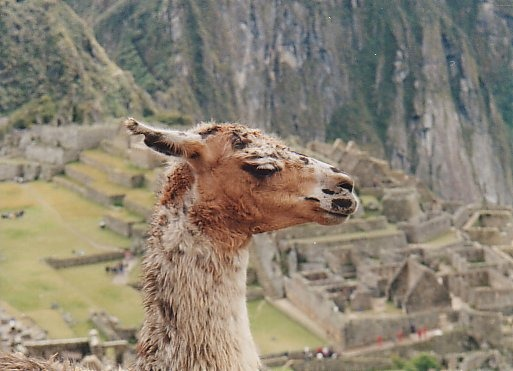
#> input picture images/llama.jpg, 513 x 371 px
$ jupyter execute --allow-errors grabcut.ipynb
#> lines starting #> are read from the running program, lines starting #| are printed output that depends on the picture
# GrabCut

The code below takes an input image and follows these steps:
- It requires a bounding box to be drawn by the user to roughly segment out the foreground pixels
- It runs an initial min-cut optimization using the provided annotation
- The result of this optimization gives an initial segmentation
- To further refine this segmentation, the user provides two kinds of strokes to aid the optimization
    - strokes on the background pixels
    - strokes on the foreground pixels
- The algorithm now utilizes this to refine the original segmentation

[cell 1]
import numpy as np
import cv2
import matplotlib.pyplot as plt
from sklearn.mixture import GaussianMixture
import networkx as nx
from networkx.algorithms.flow import shortest_augmenting_path

[cell 2]
class EventHandler:
    """
    Class for handling user input during segmentation iterations
    """

    def __init__(self, flags, img, _mask, colors):

        self.FLAGS = flags
        self.ix = -1
        self.iy = -1
        self.img = img
        self.img2 = self.img.copy()
        self._mask = _mask
        self.COLORS = colors

    @property
    def image(self):
        return self.img

    @image.setter
    def image(self, img):
        self.img = img

    @property
    def mask(self):
        return self._mask

    @mask.setter
    def mask(self, _mask):
        self._mask = _mask

    @property
    def flags(self):
        return self.FLAGS

    @flags.setter
    def flags(self, flags):
        self.FLAGS = flags

    # [46 lines left out: function handler, not called in this run]

[cell 3]
def run(filename, itr, n, fet):
    """
    Main loop that implements GrabCut.

    Input
    -----
    filename (str) : Path to image
    """

    COLORS = {
    'BLACK' : [0,0,0],
    'RED'   : [0, 0, 255],
    'GREEN' : [0, 255, 0],
    'BLUE'  : [255, 0, 0],
    'WHITE' : [255,255,255]
    }

    DRAW_BG = {'color' : COLORS['BLACK'], 'val' : 0}
    DRAW_FG = {'color' : COLORS['WHITE'], 'val' : 1}

    FLAGS = {
        'RECT' : (0, 0, 1, 1),
        'DRAW_STROKE': False,         # flag for drawing strokes
        'DRAW_RECT' : False,          # flag for drawing rectangle
        'rect_over' : False,          # flag to check if rectangle is  drawn
        'rect_or_mask' : -1,          # flag for selecting rectangle or stroke mode
        'value' : DRAW_FG,            # drawing strokes initialized to mark foreground
    }

    img = cv2.imread(filename)
    img = cv2.resize(img, (0, 0), fx=0.3, fy=0.3)
    img2 = img.copy()
    im = img.copy()
    mask = np.zeros(img.shape[:2], dtype = np.uint8) # mask is a binary array with : 0 - background pixels
                                                     #                               1 - foreground pixels
    output = np.zeros(img.shape, np.uint8)           # output image to be shown
    X, Y = img.shape[:2]
    gamma=50

    # Input and segmentation windows
    cv2.namedWindow('Input Image')
    cv2.namedWindow('Segmented output')

    EventObj = EventHandler(FLAGS, img, mask, COLORS)
    cv2.setMouseCallback('Input Image', EventObj.handler)
    cv2.moveWindow('Input Image', img.shape[1] + 10, 90)

    prev_mask=np.zeros(img.shape[:2], dtype = np.uint8)
    orig_mask=np.zeros(img.shape[:2], dtype = np.uint8)

    neighbors4=[
        [-1, 0],
        [0, -1],
        [1, 0],
        [0, 1]
    ]

    neighbors8=[
        [-1, 0],
        [0, -1],
        [1, 0],
        [0, 1],
        [-1, -1],
        [-1, 1],
        [1, -1],
        [1, 1]
    ]

    if n==4:
        nghbr=neighbors4[:]
    else:
        nghbr=neighbors8[:]

    beta=get_beta(img, X, Y, nghbr)

    while(1):

        img = EventObj.image
        mask = EventObj.mask
        FLAGS = EventObj.flags
        cv2.imshow('Segmented output', output)
        cv2.imshow('Input Image', img)

        k = cv2.waitKey(1)

        # key bindings
        if k == 27:
            # esc to exit
            break

        elif k == ord('0'):
            # Strokes for background
            FLAGS['value'] = DRAW_BG

        elif k == ord('1'):
            # FG drawing
            FLAGS['value'] = DRAW_FG

        elif k == ord('r'):
            # reset everything
            FLAGS['RECT'] = (0, 0, 1, 1)
            FLAGS['DRAW_STROKE'] = False
            FLAGS['DRAW_RECT'] = False
            FLAGS['rect_or_mask'] = -1
            FLAGS['rect_over'] = False
            FLAGS['value'] = DRAW_FG
            img = img2.copy()
            mask = np.zeros(img.shape[:2], dtype = np.uint8)
            EventObj.image = img
            EventObj.mask = mask
            output = np.zeros(img.shape, np.uint8)

        elif k == ord('s'):
            #im=cv2.hconcat([img, output])
            im=cv2.cvtColor(im, cv2.COLOR_BGR2RGB)
            im=cv2.resize(im, (0, 0), fx=2, fy=2)
            plt.figure(figsize=[20, 20])
            plt.imshow(im)
            plt.show()

        elif k == 13:
            im=img
            x, y, w, h=EventObj.FLAGS['RECT']
            if EventObj.FLAGS['rect_or_mask']==0:
                #print("Taking Rectangle Input.")
                temp_mask=np.zeros((X, Y))
                tu=np.ones((h, w))
                temp_mask[y:y+h, x:x+w]=tu
                orig_mask=temp_mask
            else:
                #print("Taking Stroke Input.")
                temp_mask=EventObj.mask

            for it in range(itr):
                #print("Iteration:", it+1)
                grph=nx.Graph()
                grph.add_node("bg")
                grph.add_node("fg")

                GMM1=GaussianMixture(n_components=fet)
                GMM2=GaussianMixture(n_components=fet)

                l1=[]
                l2=[]
                for i in range(X):
                    for j in range(Y):
                        grph.add_node((i, j))
                        if temp_mask[i][j]==1:
                            l1.append(img2[i][j])
                        else:
                            l2.append(img2[i][j])
                #print("Fitting GMMs")
                #print("Foreground:", len(l1), "Background:", len(l2))

                GMM1.fit(l1)
                GMM2.fit(l2)

                GMM=[GMM1, GMM2]
                l=[l1, l2]
                #print("Binary Segmentation")
                if EventObj.FLAGS['rect_or_mask']==0:
                    reachable=binary_segmentation(img2, temp_mask, orig_mask, GMM, l, beta, nghbr, grph, X, Y, gamma)
                else:
                    if FLAGS['value'] == DRAW_FG:
                        reachable=binary_segmentation(img2, temp_mask, orig_mask, GMM, l, beta, nghbr, grph, X, Y, gamma, True, prev_mask, True)
                    else:
                        reachable=binary_segmentation(img2, temp_mask, orig_mask, GMM, l, beta, nghbr, grph, X, Y, gamma, True, prev_mask)
                #print("Updating Mask")
                f=0
                temp_mask1=np.zeros((X, Y))
                for item in reachable:
                    if item!="bg":
                        temp_mask1[item[0]][item[1]]=1
                        f=1
                if f==1:
                    temp_mask=temp_mask1

                mask2 = np.where((temp_mask == 1), 255, 0).astype('uint8')
                x = cv2.bitwise_and(img2, img2, mask = mask2)
                im = cv2.hconcat([im, x])
            mask=temp_mask
            print("Iterations Completed.")

        EventObj.flags = FLAGS
        EventObj.mask=mask
        prev_mask=mask
        mask2 = np.where((mask == 1), 255, 0).astype('uint8')
        output = cv2.bitwise_and(img2, img2, mask = mask2)

### Functions to compute Beta and also get the actual Minimum Cut from the Graph

[cell 4]
def get_beta(img, X, Y, neighbors):
    beta=0
    num_ed=0
    for i in range(X):
        for j in range(Y):
            for ne in neighbors:
                i_ne, j_ne=ne
                dif=0
                if (i+i_ne>=0 and i+i_ne<X) and (j+j_ne>=0 and j+j_ne<Y):
                    dif=img[i][j]-img[i+i_ne][j+j_ne]
                    dif=dif**2
                    dif=np.sum(dif)
                    num_ed+=1
                beta+=dif
    beta=num_ed/(2*beta)
    return(beta)

# [55 lines left out: function binary_segmentation, not called in this run]

[cell 5]
def grabcut(filename, itr, ngh, c):
    run(filename, itr, ngh, c)
    cv2.destroyAllWindows()

## Testing with iterations upto 5, neighbors=4, GMM components=2

[cell 6]
grabcut('../images/llama.jpg', 5, 4, 2)
#> in run, img is the input picture: shape (371, 513, 3); mean B, G, R 114.9, 130.7, 139.5
#> in run, `img = cv2.resize(img, (0, 0), fx=0.3, fy=0.3)`:
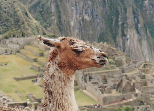
#> img: shape (111, 154, 3); mean B, G, R 114.9, 130.6, 139.5
#> in __init__, `self._mask = _mask`: self._mask: shape (111, 154); every value is 0
#> after the loop in get_beta, `for i in range(X):`: beta = 14363948; num_ed = 67846
#> in get_beta, `beta=num_ed/(2*beta)`: beta = 0.00236
#> in run, `FLAGS = EventObj.flags`: FLAGS = 6 items
#> (key Esc is pressed here)

#> (a cell that did not finish here is left out)

#> call 2 of run, with filename = '../images/person1.jpg', itr = 5, n = 4, fet = 2
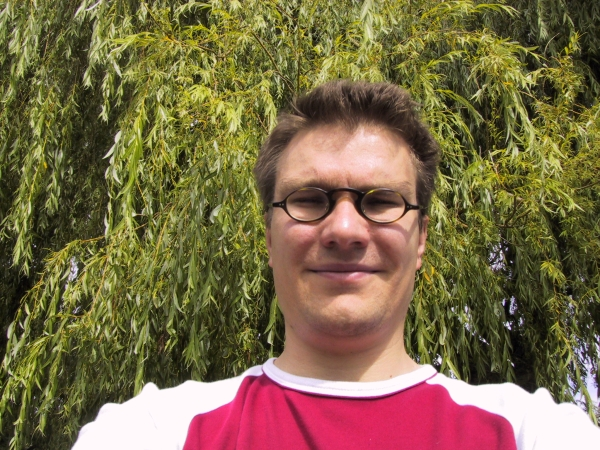
#> input picture images/person1.jpg, 600 x 450 px
#> in run, img is the input picture: shape (450, 600, 3); mean B, G, R 71.1, 105.5, 123.5
#> in run (call 2), `img = cv2.resize(img, (0, 0), fx=0.3, fy=0.3)`:
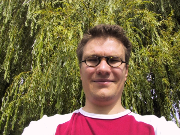
#> img: shape (135, 180, 3); mean B, G, R 71.1, 105.5, 123.5
#> in __init__ (call 2), `self._mask = _mask`: self._mask: shape (135, 180); every value is 0
#> in run (call 2), `beta=get_beta(img, X, Y, nghbr)`: beta = 0.00204
#> (key Enter is pressed here)
#> in run (call 2), `x, y, w, h=EventObj.FLAGS['RECT']`: x = 0; w = 1

[cell 8]
grabcut('../images/sheep.jpg', 5, 4, 2)
#> call 3 of run, with filename = '../images/sheep.jpg', itr = 5, n = 4, fet = 2
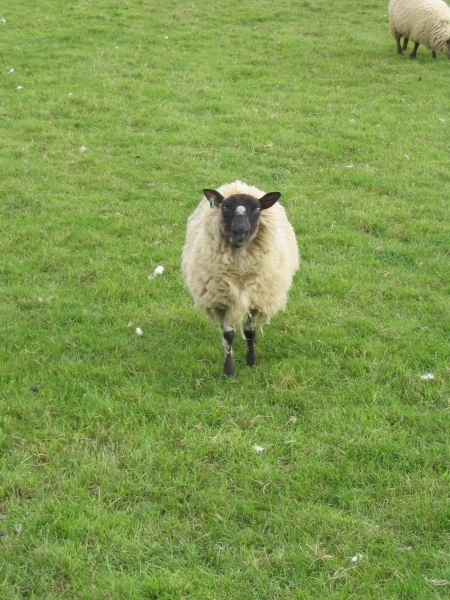
#> input picture images/sheep.jpg, 450 x 600 px
#> in run, img is the input picture: shape (600, 450, 3); mean B, G, R 77.4, 154.4, 127.6
#> in run (call 3), `img = cv2.resize(img, (0, 0), fx=0.3, fy=0.3)`:
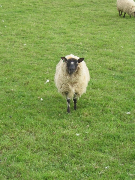
#> img: shape (180, 135, 3); mean B, G, R 77.3, 154.3, 127.5
#> in __init__ (call 3), `self._mask = _mask`: self._mask: shape (180, 135); every value is 0
#> in run (call 3), `beta=get_beta(img, X, Y, nghbr)`: beta = 0.00219
#> in flags, `self.FLAGS = flags`: self.FLAGS = 6 items

#> (a cell that did not finish here is left out)

#> call 4 of run, with filename = '../images/memorial.jpg', itr = 5, n = 4, fet = 2
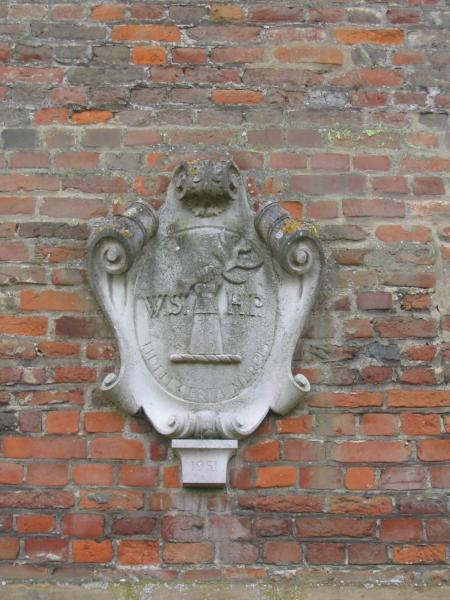
#> input picture images/memorial.jpg, 450 x 600 px
#> in run, img is the input picture: shape (600, 450, 3); mean B, G, R 115.1, 125.3, 141.3
#> in run (call 4), `img = cv2.resize(img, (0, 0), fx=0.3, fy=0.3)`:
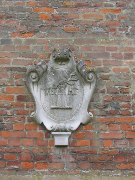
#> img: shape (180, 135, 3); mean B, G, R 115.1, 125.3, 141.3
#> in run (call 4), `beta=get_beta(img, X, Y, nghbr)`: beta = 0.00242

[cell 10]
grabcut('../images/person2.jpg', 5, 4, 2)
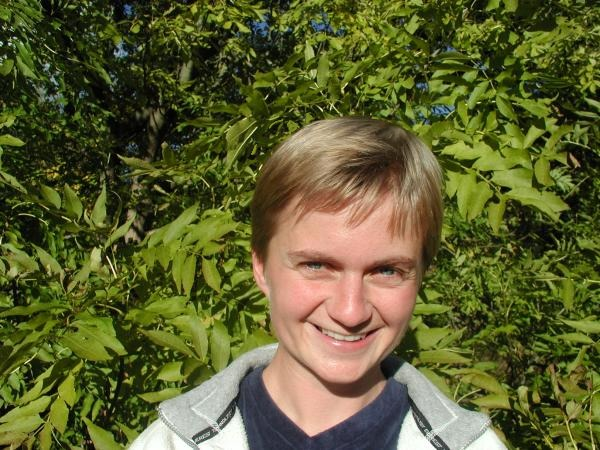
#> input picture images/person2.jpg, 600 x 450 px
#> in run, img is the input picture: shape (450, 600, 3); mean B, G, R 48.4, 94.7, 92.9
#> in run (call 5), `img = cv2.resize(img, (0, 0), fx=0.3, fy=0.3)`:
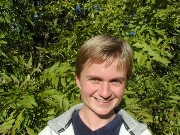
#> img: shape (135, 180, 3); mean B, G, R 48.3, 94.6, 92.8
#> in run (call 5), `beta=get_beta(img, X, Y, nghbr)`: beta = 0.00197
